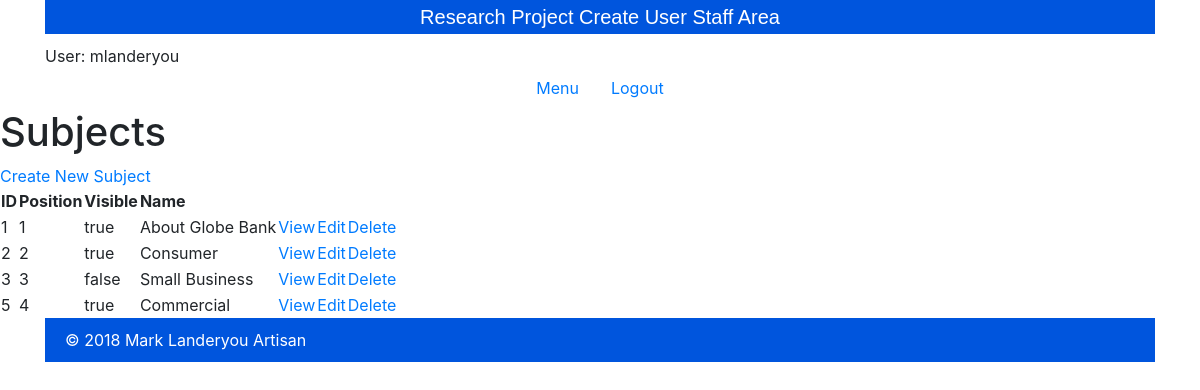
Page /staff/subjects/index.php (signed in) on the committed database.
### tables this page shows
CREATE TABLE `subjects` (
  `id` int(11) NOT NULL,
  `menu_name` varchar(255) DEFAULT NULL,
  `position` int(3) DEFAULT NULL,
  `visible` tinyint(1) DEFAULT NULL
);

### private/functions.php (called while the page is built, shortened)
<?php
function url_for($script_path) {
  return WWW_ROOT . $script_path;
}
function u($string="") {
  return urlencode($string);
}
function h($string="") {
  return htmlspecialchars($string);
}
?>

### private/query_functions.php (called while the page is built, shortened)
<?php
  function find_all_subjects($options=[]) {
    global $db;
    $visible = $options['visible'] ?? false;
    $sql = "SELECT * FROM subjects ";
    $sql .= "ORDER BY position ASC";
    $result = mysqli_query($db, $sql);
    return $result;
  }
?>

### public/staff/subjects/index.php (the view, shortened to what this page needs)
<?php
  $subject_set = find_all_subjects();
?>
<?php include(SHARED_PATH . '/staff_header.php'); ?>
<div id="content">
  <div class="subjects listing">
    <h1>Subjects</h1>
    <div class="actions">
      <a class="action" href="<?php echo url_for('/staff/subjects/new.php'); ?>">Create New Subject</a>
    </div>
  	<table class="list">
  	  <tr>
        <th>ID</th>
        <th>Position</th>
        <th>Visible</th>
  	    <th>Name</th>
  	    <th>&nbsp;</th>
  	    <th>&nbsp;</th>
        <th>&nbsp;</th>
  	  </tr>
      <?php while($subject = mysqli_fetch_assoc($subject_set)) { ?>
        <tr>
          <td><?php echo h($subject['id']); ?></td>
          <td><?php echo h($subject['position']); ?></td>
          <td><?php echo $subject['visible'] == 1 ? 'true' : 'false'; ?></td>
    	    <td><?php echo h($subject['menu_name']); ?></td>
          <td><a class="action" href="<?php echo url_for('/staff/subjects/show.php?id=' . h(u($subject['id']))); ?>">View</a></td>
          <td><a class="action" href="<?php echo url_for('/staff/subjects/edit.php?id=' . h(u($subject['id']))); ?>">Edit</a></td>
          <td><a class="action" href="<?php echo url_for('/staff/subjects/delete.php?id=' . h(u($subject['id']))); ?>">Delete</a></td>
    	  </tr>
      <?php } ?>
  	</table>
  </div>
</div>
<?php include(SHARED_PATH . '/staff_footer.php'); ?>

### rows in the picture
subjects: id "1", position "1", visible "true", menu_name "About Globe Bank"
subjects: id "2", position "2", visible "true", menu_name "Consumer"
subjects: id "3", position "3", visible "false", menu_name "Small Business"
subjects: id "5", position "4", visible "true", menu_name "Commercial"

### other values in the picture
$_SESSION['username'] "mlanderyou"
